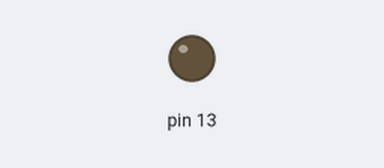
Bench run of a sketch on a simulated Arduino Uno, built with avr-gcc and run on an emulated ATmega328P. Parts: output pins drawn as LEDs (lit = HIGH).

Above: at 0.1 s.
At 100.5 s:
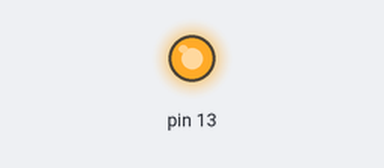
Timing chart, 0 to 102.0 s (numbered marks = the images above):
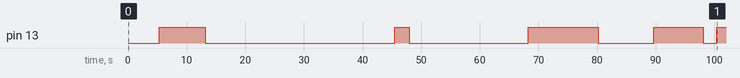

Measured:
- by itself, pin 13: LOW → HIGH at 5.3 s, → LOW 7.9 s later, → HIGH 32.3 s later, → LOW 2.4 s later, … (9 changes in this stretch)

The sketch:

LED_duty.ino
```cpp
//LED_duty (가변)

unsigned long c_micros = 0;
unsigned long p_micros = 0;
unsigned long c_millis = 0;
unsigned long p_millis = 0;
int count = 0;
int duty = 1;

void setup() {
  DDRB |= 0x20;   //PB5(13pin)
}

void loop() {
  c_micros = micros();
  c_millis = millis();

  if(c_micros - p_micros > 20) {
    p_micros = c_micros;

    if(count == 100) {
      PORTB |= 0x20;
      count = 0;
    } else if(count == duty) {
      PORTB &= ~0x20;
    }

    count++;
  }

  if(c_millis - p_millis > 10) {
    p_millis = c_millis;

    duty++;

    if(duty == 99) {
      duty = 1;
    }
  }
}
```
